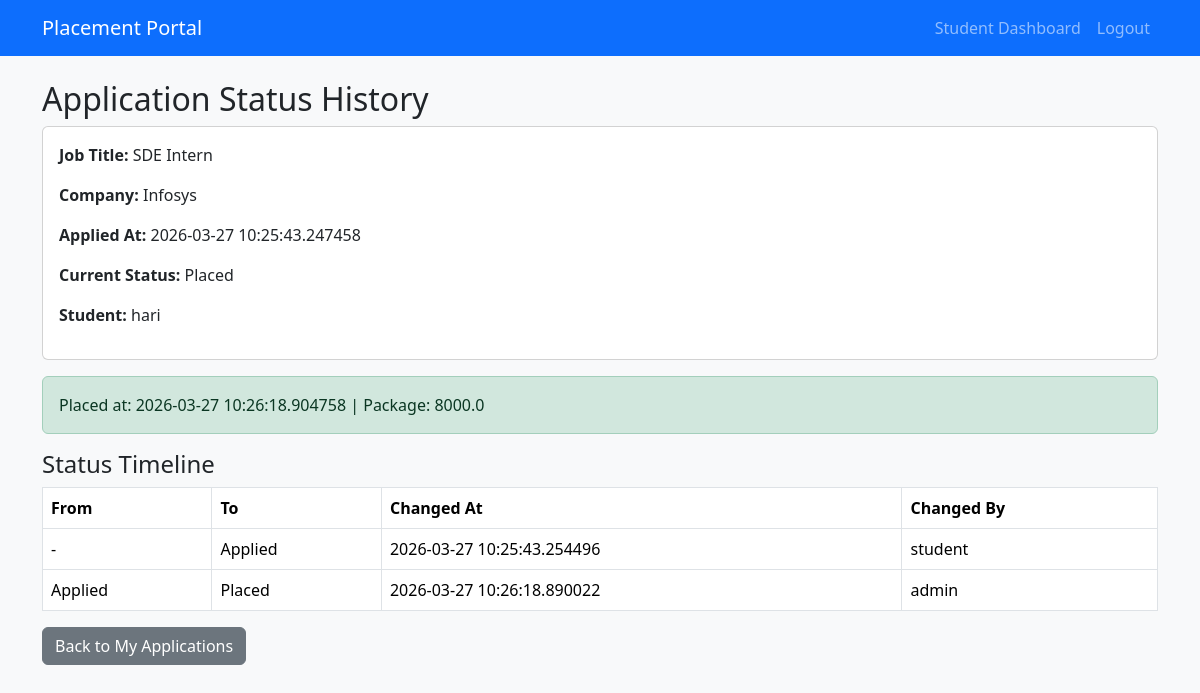
The app's page /student/applications/2/history (signed in) with its own data.
### models.py (models this page shows)
class PlacementDrive(db.Model):
    __tablename__ = "placement_drives"
    id = db.Column(db.Integer, primary_key=True)
    company_id = db.Column(db.Integer, db.ForeignKey("companies.id"), nullable=False)
    job_title = db.Column(db.String(150), nullable=False)
    job_description = db.Column(db.Text, nullable=False)
    eligibility_criteria = db.Column(db.Text)
    min_cgpa = db.Column(db.Float, nullable=False)
    deadline = db.Column(db.Date, nullable=False)
    status = db.Column(
        db.String(20), default="Pending"
    )  # Pending / Approved / Closed / Rejected
    required_skills = db.Column(db.Text)
    experience_required = db.Column(db.String(100))
    salary_range = db.Column(db.String(100))
    applications = db.relationship("Application", backref="drive", lazy=True)

class Company(db.Model):
    __tablename__ = "companies"
    id = db.Column(db.Integer, db.ForeignKey("users.id"), primary_key=True)
    company_name = db.Column(db.String(150), nullable=False)
    hr_contact_name = db.Column(db.String(120), nullable=False)
    hr_contact_email = db.Column(db.String(120), nullable=False)
    hr_contact_phone = db.Column(db.String(20))
    website = db.Column(db.String(255))
    industry = db.Column(db.String(100))
    approval_status = db.Column(db.String(20), default="Pending")  # Pending / Approved / Rejected
    drives = db.relationship("PlacementDrive", backref="company", lazy=True)

class Application(db.Model):
    __tablename__ = "applications"
    id = db.Column(db.Integer, primary_key=True)
    student_id = db.Column(db.Integer, db.ForeignKey("students.id"), nullable=False)
    drive_id = db.Column(
        db.Integer, db.ForeignKey("placement_drives.id"), nullable=False
    )
    applied_at = db.Column(db.DateTime, default=datetime.utcnow)
    status = db.Column(
        db.String(20), default="Applied"
    )  # Applied / Shortlisted / Selected / Rejected
    __table_args__ = (
        db.UniqueConstraint(
            "student_id", "drive_id", name="uq_student_drive_application"
        ),
    )

class Student(db.Model):
    __tablename__ = "students"
    id = db.Column(db.Integer, db.ForeignKey("users.id"), primary_key=True)
    name = db.Column(db.String(120), nullable=False)
    roll_no = db.Column(db.String(50), unique=True, nullable=False)
    phone = db.Column(db.String(20), nullable=False)
    department = db.Column(db.String(100), nullable=False)
    cgpa = db.Column(db.Float, nullable=False)
    batch_year = db.Column(db.Integer, nullable=False)
    resume_filename = db.Column(db.String(255))
    applications = db.relationship("Application", backref="student", lazy=True)

class Placement(db.Model):
    __tablename__ = "placements"
    id = db.Column(db.Integer, primary_key=True)
    student_id = db.Column(db.Integer, db.ForeignKey("students.id"), nullable=False)
    application_id = db.Column(db.Integer, db.ForeignKey("applications.id"), unique=True, nullable=False)
    company_name = db.Column(db.String(150), nullable=False)
    job_title = db.Column(db.String(150), nullable=False)
    package = db.Column(db.Float)
    placed_at = db.Column(db.DateTime, default=datetime.utcnow)
    student = db.relationship("Student", backref="placements")
    application = db.relationship("Application", backref=db.backref("placement", uselist=False))

class ApplicationStatusHistory(db.Model):
    __tablename__ = "application_status_history"
    id = db.Column(db.Integer, primary_key=True)
    application_id = db.Column(
        db.Integer, db.ForeignKey("applications.id"), nullable=False, index=True
    )
    from_status = db.Column(db.String(20))
    to_status = db.Column(db.String(20), nullable=False)
    changed_by_user_id = db.Column(db.Integer, db.ForeignKey("users.id"))
    changed_by_role = db.Column(db.String(20))  # admin / company / student
    changed_at = db.Column(db.DateTime, default=datetime.utcnow, index=True)
    application = db.relationship(
        "Application", backref=db.backref("status_history", lazy=True)
    )

### student_routes.py (the view)
@student_bp.route("/applications/<int:application_id>/history")
@login_required
def application_history(application_id: int):
    application = Application.query.get_or_404(application_id)
    if application.student_id != current_user.id:
        return "Access denied", 403
    history = (
        ApplicationStatusHistory.query.filter_by(application_id=application.id)
        .order_by(ApplicationStatusHistory.changed_at.asc())
        .all()
    )
    placement = getattr(application, "placement", None)
    return render_template(
        "student/application_history.html",
        application=application,
        history=history,
        placement=placement,
    )

### models.py (called while the page is built)
@login_manager.user_loader
def load_user(user_id):
    return User.query.get(int(user_id))

### student_routes.py (called while the page is built)
def student_only():
    return current_user.is_authenticated and current_user.role == "student"

@student_bp.before_request
def restrict_student_routes():
    if not student_only():
        return "Access denied", 403

### templates/student/application_history.html
{% extends "base.html" %}
{% block content %}
<h2>Application Status History</h2>
<div class="card p-3 mb-3">
    <p><strong>Job Title:</strong> {{ application.drive.job_title }}</p>
    <p><strong>Company:</strong> {{ application.drive.company.company_name }}</p>
    <p><strong>Applied At:</strong> {{ application.applied_at }}</p>
    <p><strong>Current Status:</strong> {{ application.status }}</p>
    <p><strong>Student:</strong> {{ application.student.name }}</p>
</div>
{% if placement %}
<div class="alert alert-success">
    Placed at: {{ placement.placed_at }}{% if placement.package %} | Package: {{ placement.package }}{% endif %}
</div>
{% endif %}
<h4>Status Timeline</h4>
<table class="table table-bordered">
    <thead>
        <tr>
            <th>From</th>
            <th>To</th>
            <th>Changed At</th>
            <th>Changed By</th>
        </tr>
    </thead>
    <tbody>
        {% for h in history %}
        <tr>
            <td>{{ h.from_status or "-" }}</td>
            <td>{{ h.to_status }}</td>
            <td>{{ h.changed_at }}</td>
            <td>{{ h.changed_by_role or "-" }}</td>
        </tr>
        {% endfor %}
    </tbody>
</table>
<a href="{{ url_for('student.my_applications') }}" class="btn btn-secondary">Back to My Applications</a>
{% endblock %}

### templates/base.html (style rules this page uses)
.table-responsive-auto .table { min-width: 640px; margin-bottom: 0; }

### records on screen
PlacementDrive: drive.job_title "SDE Intern"
Company: drive.company.company_name "Infosys"
Application: applied_at "2026-03-27 10:25:43.247458", status "Placed"
Student: student.name "hari"
Placement: placed_at "2026-03-27 10:26:18.904758", package "8000.0"
ApplicationStatusHistory: from_status "-", to_status "Applied", changed_at "2026-03-27 10:25:43.254496", changed_by_role "student"
ApplicationStatusHistory: from_status "Applied", to_status "Placed", changed_at "2026-03-27 10:26:18.890022", changed_by_role "admin"
